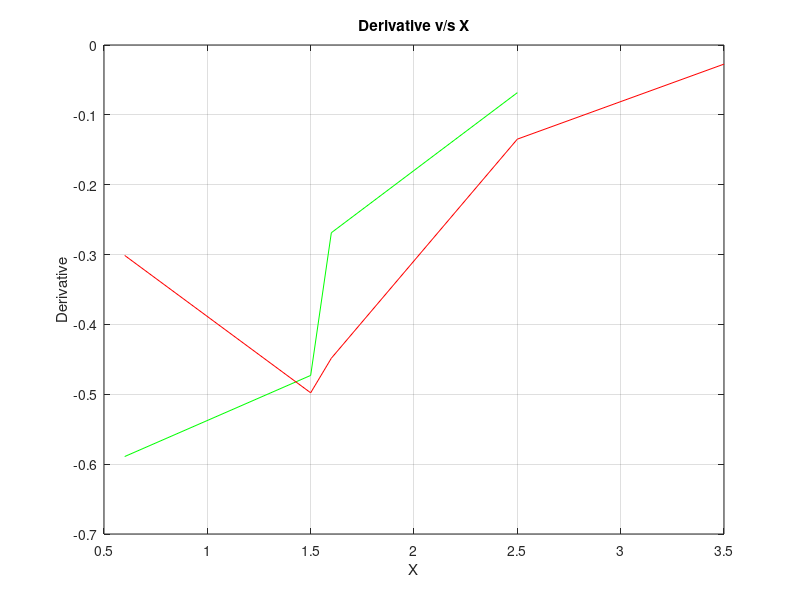

Source code (MATLAB):
x = [0.6, 1.5, 1.6, 2.5, 3.5];
f = [0.9036, 0.3734, 0.3261, 0.08422, 0.01596];
h = diff(x);
fd_numerical = diff(f)./h;
fd_true = (-10*x.* exp(-2*x)) + (5*exp(-2*x));
plot(x(1:end-1), fd_numerical, 'g');
hold on;
plot(x, fd_true, 'r');
hold off;
title('Derivative v/s X')
xlabel('X')
ylabel('Derivative')
grid on